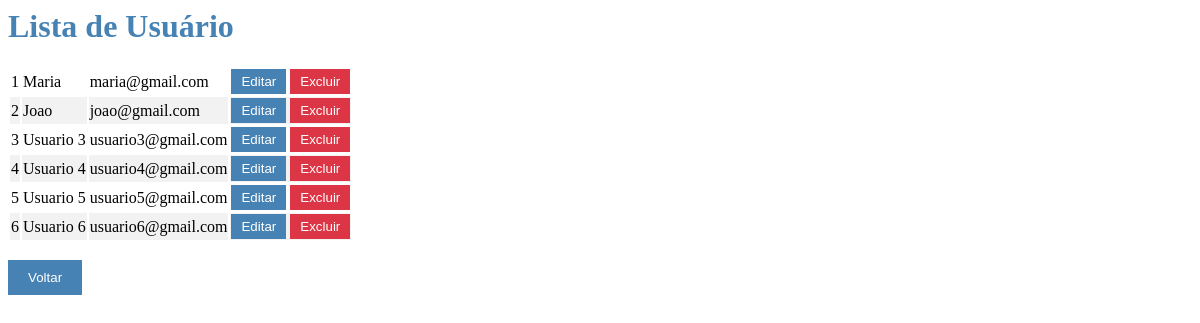
Page /listar-usuario.php on the committed database.
### tables this page shows
CREATE TABLE `usuarios` (
  `Id` int(10) UNSIGNED NOT NULL,
  `nome` varchar(45) NOT NULL,
  `email` varchar(255) NOT NULL,
  `senha` varchar(255) NOT NULL
);

### listar-usuario.php (the view, shortened to what this page needs)
<h1>Lista de Usuário</h1>
<?php
include("config.php");
$sql = "SELECT id, nome, email FROM usuarios";
$res = $conn->query($sql);
$qtd = $res->num_rows;
if ($qtd > 0) {
    print "<table>";
    while ($row = $res->fetch_object()) {
        print "<tr>";
        print "<td>" . $row->id . "</td>";
        print "<td>" . $row->nome . "</td>";
        print "<td>" . $row->email . "</td>";
        print "<td>
                <button onclick=\"location.href='?page=editar&id=" .
                $row->id . "';\" class='btn btn-success'>Editar</button>
                <button onclick=\"if(confirm('Tem certeza?'))
                {location.href='?page=salvar&acao=excluir&id=" .
                  $row->id . "';} else{return false;}\" class='btn btn-danger'>Excluir</button>
        </td>";
        print "</tr>";
    }
    print "</table>";
    print "<br> <button onclick=\"location.href='index.php';\"
    class='btn btn-primary'>Voltar</button>";
} else {
    print "Não foram encontrados usuários";
}
?>

### listar-usuario.php (style rules this page uses)
h1 { color: #4682b4; }
tr:nth-child(even) { background-color: #f2f2f2; }
.btn-success { background-color: #4682b4; color: #fff; border: none; padding: 5px 10px; cursor: pointer; }
.btn-danger { background-color: #dc3545; color: #fff; border: none; padding: 5px 10px; cursor: pointer; }
.btn-primary { background-color: #4682b4; color: #fff; border: none; padding: 10px 20px; cursor: pointer; }

### rows in the picture
usuarios: Id "1", nome "Maria", email "maria@gmail.com"
usuarios: Id "2", nome "Joao", email "joao@gmail.com"
usuarios: Id "3", nome "Usuario 3", email "usuario3@gmail.com"
usuarios: Id "4", nome "Usuario 4", email "usuario4@gmail.com"
usuarios: Id "5", nome "Usuario 5", email "usuario5@gmail.com"
usuarios: Id "6", nome "Usuario 6", email "usuario6@gmail.com"
